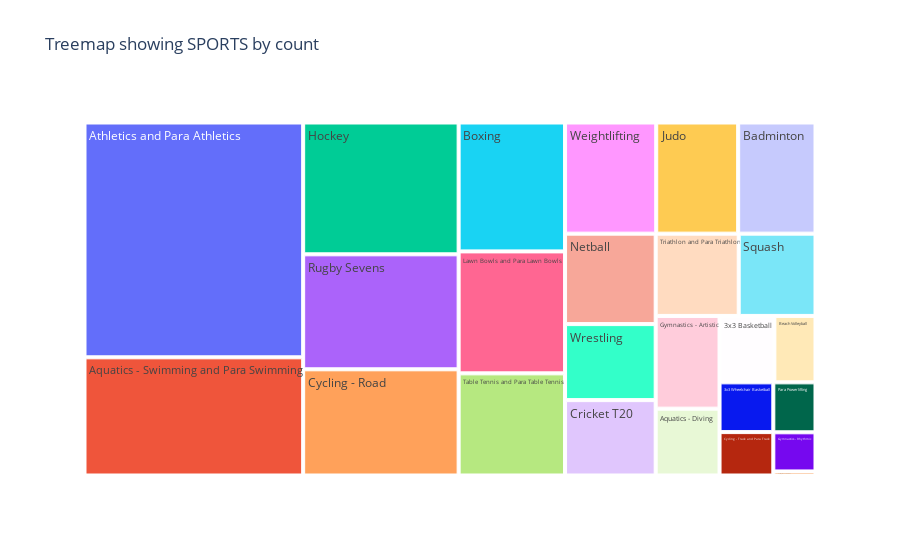

This figure's notebook cell:
### Code cell
# Treemap plot to show different types of sports

fig = px.treemap(part, path=['SPORT'], title='Treemap showing SPORTS by count')
fig.show()

### Figure 1 — Plotly figure (JSON) as saved in the notebook; plotly's stock layout.template omitted (floating-point values rounded to 4 significant figures)
{"data": [{"branchvalues": "total", "domain": {"x": [0, 1], "y": [0, 1]}, "hovertemplate": "labels=%{label}<br>count=%{value}<br>parent=%{parent}<br>id=%{id}<extra></extra>", "ids": ["3x3 Basketball", "3x3 Wheelchair Basketball", "Aquatics - Diving", "Aquatics - Swimming and Para Swimming", "Athletics and Para Athletics", "Badminton", "Beach Volleyball", "Boxing", "Cricket T20", "Cycling - Mountain Bike", "Cycling - Road", "Cycling - Track and Para Track", "Gymnastics - Artistic", "Gymnastics - Rhythmic", "Hockey", "Judo", "Lawn Bowls and Para Lawn Bowls", "Netball", "Para Powerlifting", "Rugby Sevens", "Squash", "Table Tennis and Para Table Tennis", "Triathlon and Para Triathlon", "Weightlifting", "Wrestling"], "labels": ["3x3 Basketball", "3x3 Wheelchair Basketball", "Aquatics - Diving", "Aquatics - Swimming and Para Swimming", "Athletics and Para Athletics", "Badminton", "Beach Volleyball", "Boxing", "Cricket T20", "Cycling - Mountain Bike", "Cycling - Road", "Cycling - Track and Para Track", "Gymnastics - Artistic", "Gymnastics - Rhythmic", "Hockey", "Judo", "Lawn Bowls and Para Lawn Bowls", "Netball", "Para Powerlifting", "Rugby Sevens", "Squash", "Table Tennis and Para Table Tennis", "Triathlon and Para Triathlon", "Weightlifting", "Wrestling"], "name": "", "parents": ["", "", "", "", "", "", "", "", "", "", "", "", "", "", "", "", "", "", "", "", "", "", "", "", ""], "type": "treemap", "values": [64, 47, 75, 454, 902, 151, 48, 241, 120, 3, 290, 41, 104, 29, 360, 160, 228, 144, 37, 314, 111, 191, 120, 178, 121]}], "layout": {"legend": {"tracegroupgap": 0}, "title": {"text": "Treemap showing SPORTS by count"}}}
